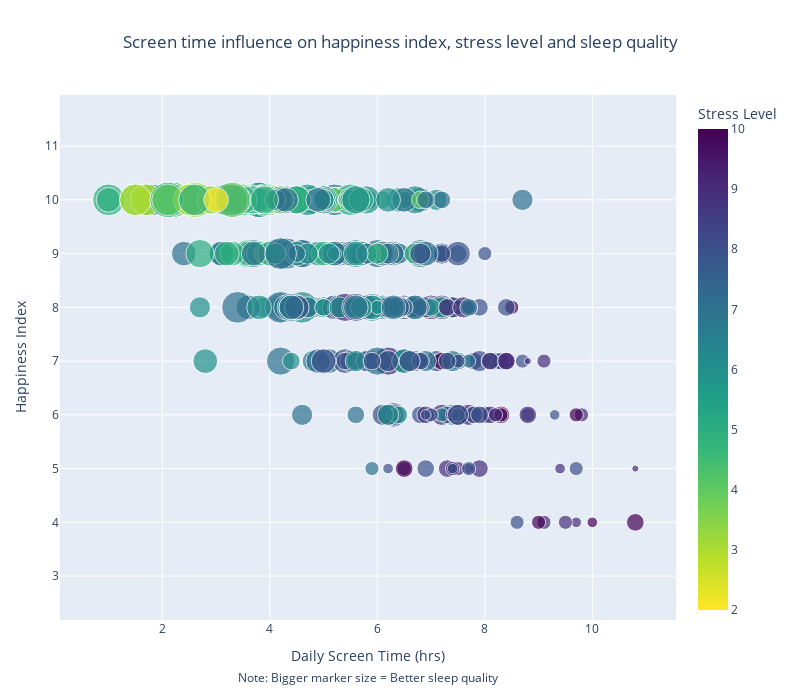

Notebook code cell kept with this figure:
### Markdown cell above
Paragraph Summary:
- Social media and stress: The more time users spend on social media, the more stressed they tend to be.
- Sleep and happiness: Happiness is strongly correlated with sleep quality; the more users sleep, the happier they tend to be.
- Stress, social media, and happiness: Users on social media who experience higher stress are generally less happy.
- Causality ambiguity: Higher stress levels may lead to more time spent on social media, or conversely, more social media use may increase stress levels.
- Sleep and stress: Better sleep quality helps reduce stress levels.
- Screen time and sleep: Increased daily screen time can worsen sleep quality, or alternatively, individuals with insomnia may spend more time on social media.

### Code cell
# Scale Sleep Quality for marker size
scaled_size = df["Sleep_Quality(1-10)"] ** 2  # adjust exponent

fig = px.scatter(
    df,
    x="Daily_Screen_Time(hrs)",
    y="Happiness_Index(1-10)",
    size=scaled_size,
    color="Stress_Level(1-10)",
    color_continuous_scale="Viridis_r",
    size_max=25,
    opacity=0.7,
    custom_data=[
        "Gender",
        "Exercise_Frequency(week)",
        "Days_Without_Social_Media",
        "Sleep_Quality(1-10)",
        "Stress_Level(1-10)"
    ]
)

# Update layout for axis titles, colorbar, annotation
fig.update_layout(
    title_text="Screen time influence on happiness index, stress level and sleep quality",
    title_x=0.5,
    width=800,
    height=700,
    autosize=False,
    margin=dict(t=95, b=80, l=60, r=50),

    # X and Y axis styling
    xaxis=dict(title="Daily Screen Time (hrs)"),
    yaxis=dict(title="Happiness Index"),
    coloraxis_colorbar=dict(title="Stress Level")
)

# Force equal aspect ratio
fig.update_yaxes(scaleanchor="x", scaleratio=1)

# Customize hover to exclude marker size
fig.update_traces(
    hovertemplate=(
        "Gender: %{customdata[0]}<br>" +
        "Exercise Frequency: %{customdata[1]}<br>" +
        "Days Without Social Media: %{customdata[2]}<br>" +
        "Daily Screen Time: %{x}<br>" +
        "Happiness Index: %{y}<br>" +
        "Sleep Quality: %{customdata[3]}<br>" +
        "Stress Level: %{customdata[4]}<extra></extra>"
    )
)

# Add annotation at the bottom
fig.add_annotation(
    xref="paper", yref="paper",
    x=0.5, y=-0.13,  # slightly below x-axis
    showarrow=False,
    text="Note: Bigger marker size = Better sleep quality",
    font=dict(size=12),
    align="center"
)

fig.show()

### Figure 1 — Plotly figure (JSON) as saved in the notebook; plotly's stock layout.template omitted (floating-point values rounded to 4 significant figures; data arrays with more than 128 entries replaced by an {"elided": "..."} marker saying what was removed)
{"data": [{"customdata": {"elided": "500x5 mixed values"}, "hovertemplate": "Gender: %{customdata[0]}<br>Exercise Frequency: %{customdata[1]}<br>Days Without Social Media: %{customdata[2]}<br>Daily Screen Time: %{x}<br>Happiness Index: %{y}<br>Sleep Quality: %{customdata[3]}<br>Stress Level: %{customdata[4]}<extra></extra>", "legendgroup": "", "marker": {"color": {"elided": "500 float values"}, "coloraxis": "coloraxis", "opacity": 0.7, "size": {"elided": "500 float values"}, "sizemode": "area", "sizeref": 0.16, "symbol": "circle"}, "mode": "markers", "name": "", "orientation": "v", "showlegend": false, "type": "scatter", "x": {"elided": "500 float values"}, "xaxis": "x", "y": {"elided": "500 float values"}, "yaxis": "y"}], "layout": {"annotations": [{"align": "center", "font": {"size": 12}, "showarrow": false, "text": "Note: Bigger marker size = Better sleep quality", "x": 0.5, "xref": "paper", "y": -0.13, "yref": "paper"}], "autosize": false, "coloraxis": {"colorbar": {"title": {"text": "Stress Level"}}, "colorscale": [[0, "#fde725"], [0.1111, "#b5de2b"], [0.2222, "#6ece58"], [0.3333, "#35b779"], [0.4444, "#1f9e89"], [0.5556, "#26828e"], [0.6667, "#31688e"], [0.7778, "#3e4989"], [0.8889, "#482878"], [1, "#440154"]]}, "height": 700, "legend": {"itemsizing": "constant", "tracegroupgap": 0}, "margin": {"b": 80, "l": 60, "r": 50, "t": 95}, "title": {"text": "Screen time influence on happiness index, stress level and sleep quality", "x": 0.5}, "width": 800, "xaxis": {"anchor": "y", "domain": [0, 1], "title": {"text": "Daily Screen Time (hrs)"}}, "yaxis": {"anchor": "x", "domain": [0, 1], "scaleanchor": "x", "scaleratio": 1, "title": {"text": "Happiness Index"}}}}
